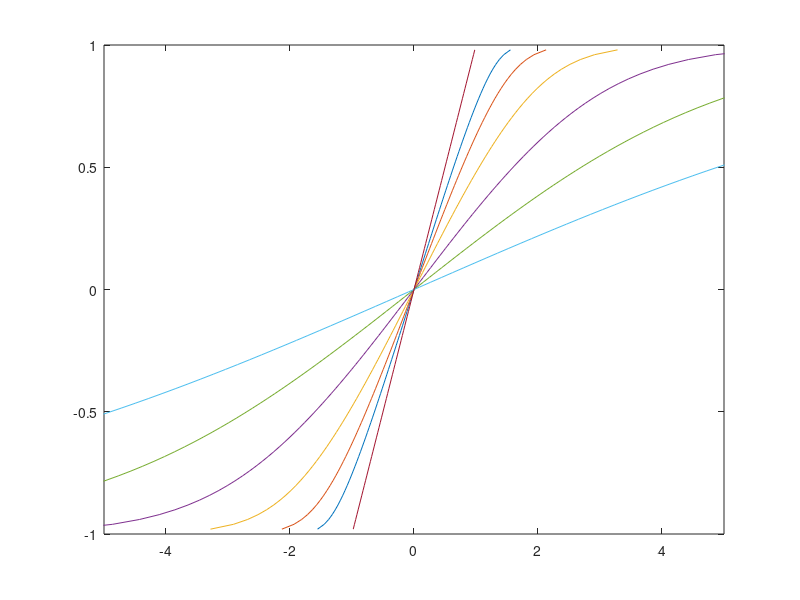

This figure's MATLAB source:
f = @(x) log((1+x)./(1-x)); 

n = 100;

x = linspace(-1,1,n+2);
x = x(2:end-1);



for i=-3:2
    y = 2^i * f(x)+ x;
    plot(y,x)
    hold on;
end

plot(x,x)

xlim([-5,5])

print -deps projection_example